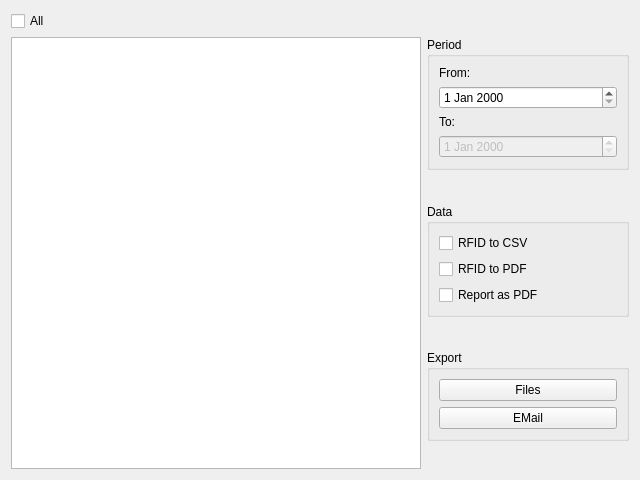
<?xml version="1.0" encoding="UTF-8"?>
<ui version="4.0">
 <class>ExportWidget</class>
 <widget class="QWidget" name="ExportWidget">
  <property name="geometry">
   <rect>
    <x>0</x>
    <y>0</y>
    <width>640</width>
    <height>480</height>
   </rect>
  </property>
  <property name="windowTitle">
   <string>Form</string>
  </property>
  <layout class="QGridLayout" name="gridLayout">
   <item row="1" column="0" rowspan="6" colspan="2">
    <widget class="QListView" name="listView"/>
   </item>
   <item row="4" column="2">
    <spacer name="verticalSpacer_3">
     <property name="orientation">
      <enum>Qt::Vertical</enum>
     </property>
     <property name="sizeHint" stdset="0">
      <size>
       <width>20</width>
       <height>40</height>
      </size>
     </property>
    </spacer>
   </item>
   <item row="6" column="2">
    <spacer name="verticalSpacer_2">
     <property name="orientation">
      <enum>Qt::Vertical</enum>
     </property>
     <property name="sizeHint" stdset="0">
      <size>
       <width>20</width>
       <height>40</height>
      </size>
     </property>
    </spacer>
   </item>
   <item row="0" column="0">
    <widget class="QCheckBox" name="allUserCheckBox">
     <property name="text">
      <string>All</string>
     </property>
    </widget>
   </item>
   <item row="5" column="2">
    <widget class="QGroupBox" name="groupBox_3">
     <property name="title">
      <string>Export</string>
     </property>
     <layout class="QVBoxLayout" name="verticalLayout">
      <item>
       <widget class="QPushButton" name="filesButton">
        <property name="text">
         <string>Files</string>
        </property>
       </widget>
      </item>
      <item>
       <widget class="QPushButton" name="emailButton">
        <property name="text">
         <string>EMail</string>
        </property>
       </widget>
      </item>
     </layout>
    </widget>
   </item>
   <item row="3" column="2">
    <widget class="QGroupBox" name="groupBox">
     <property name="title">
      <string>Data</string>
     </property>
     <layout class="QGridLayout" name="gridLayout_2">
      <item row="0" column="0">
       <widget class="QCheckBox" name="rfidToCsvCheckBox">
        <property name="text">
         <string>RFID to CSV</string>
        </property>
       </widget>
      </item>
      <item row="2" column="0">
       <widget class="QCheckBox" name="reportCheckBox">
        <property name="enabled">
         <bool>true</bool>
        </property>
        <property name="text">
         <string>Report as PDF</string>
        </property>
       </widget>
      </item>
      <item row="1" column="0">
       <widget class="QCheckBox" name="rfidToPdfCheckBox">
        <property name="text">
         <string>RFID to PDF</string>
        </property>
       </widget>
      </item>
     </layout>
    </widget>
   </item>
   <item row="1" column="2">
    <widget class="QGroupBox" name="groupBox_2">
     <property name="title">
      <string>Period</string>
     </property>
     <layout class="QVBoxLayout" name="verticalLayout_2">
      <item>
       <widget class="QLabel" name="label">
        <property name="text">
         <string>From:</string>
        </property>
       </widget>
      </item>
      <item>
       <widget class="QDateEdit" name="dateFromEdit"/>
      </item>
      <item>
       <widget class="QLabel" name="label_2">
        <property name="text">
         <string>To:</string>
        </property>
       </widget>
      </item>
      <item>
       <widget class="QDateEdit" name="dateToEdit">
        <property name="enabled">
         <bool>false</bool>
        </property>
       </widget>
      </item>
     </layout>
    </widget>
   </item>
   <item row="2" column="2">
    <spacer name="verticalSpacer">
     <property name="orientation">
      <enum>Qt::Vertical</enum>
     </property>
     <property name="sizeHint" stdset="0">
      <size>
       <width>20</width>
       <height>40</height>
      </size>
     </property>
    </spacer>
   </item>
  </layout>
 </widget>
 <resources/>
 <connections/>
</ui>
